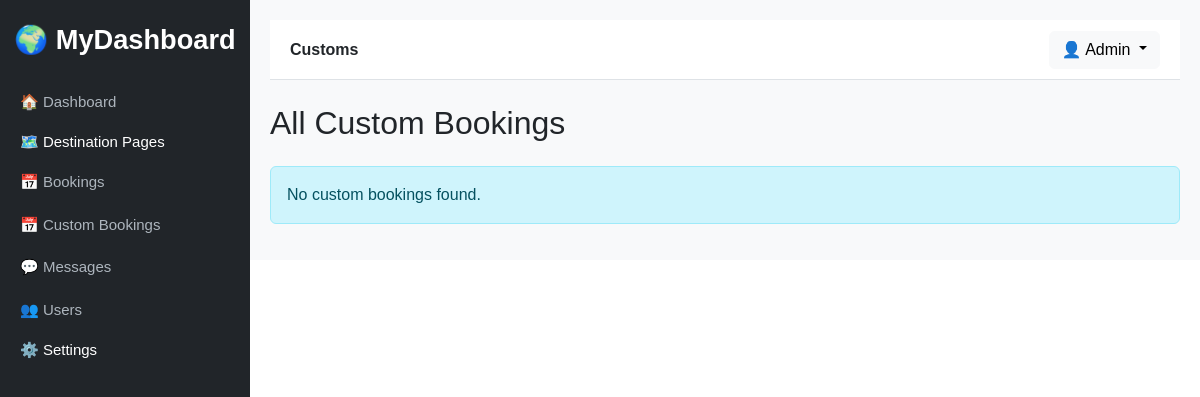
Page /admin/bookings/customs (signed in) on the earlier database version.
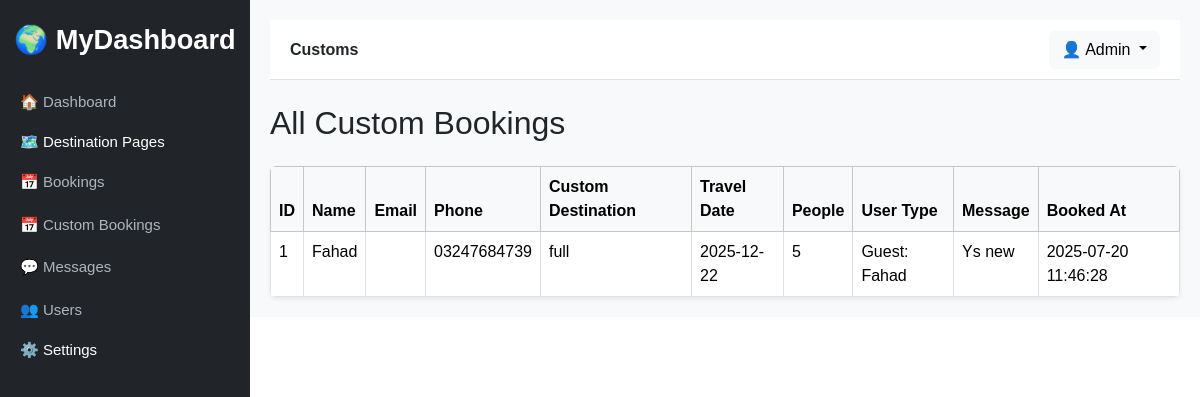
Same page on the later database version.
### tables this page shows
CREATE TABLE IF NOT EXISTS `custom_bookings` (
  `id` int NOT NULL AUTO_INCREMENT,
  `user_id` int DEFAULT NULL,
  `guest_id` int DEFAULT NULL,
  `name` varchar(255) NOT NULL,
  `email` varchar(255) DEFAULT NULL,
  `phone` varchar(20) DEFAULT NULL,
  `custom_destination` varchar(255) NOT NULL,
  `travel_date` date DEFAULT NULL,
  `people` int DEFAULT NULL,
  `message` text,
  `created_at` timestamp NULL DEFAULT CURRENT_TIMESTAMP,
  PRIMARY KEY (`id`),
  KEY `guest_id` (`guest_id`),
  KEY `user_id` (`user_id`)
);

CREATE TABLE IF NOT EXISTS `guest_users` (
  `id` int NOT NULL AUTO_INCREMENT,
  `name` varchar(100) DEFAULT NULL,
  `email` varchar(150) DEFAULT NULL,
  `phone` varchar(20) DEFAULT NULL,
  `created_at` timestamp NULL DEFAULT CURRENT_TIMESTAMP,
  PRIMARY KEY (`id`)
);

### index.php (called while the page is built, shortened)
<?php
$request = strtok($_GET['page'] ?? 'home', '?');
$path = "pages/$request.php";
$layout = 'layouts/main.php';
if (preg_match('/^admin\//', $request)) {
    $layout = 'layouts/admin.php';
} elseif (preg_match('/^user\//', $request)) {
    require_once 'includes/auth_user.php';
    $layout = 'layouts/admin.php';
} elseif (in_array($request, ['login', 'register'])) {
    require_once $path;
    exit;
}
require_once $layout;

### pages/admin/bookings/customs.php (the view)
<?php
require_once 'config/db.php';
$sql = "SELECT cb.*, u.name AS user_name, gu.name AS guest_name
        FROM custom_bookings cb
        LEFT JOIN users u ON cb.user_id = u.id
        LEFT JOIN guest_users gu ON cb.guest_id = gu.id
        ORDER BY cb.id DESC";
$result = $conn->query($sql);
?>
<div class="">
    <h2 class="mb-4">All Custom Bookings</h2>
    <?php if ($result->num_rows > 0): ?>
        <div class="table-responsive bg-white shadow-sm rounded">
            <table class="table table-bordered table-hover mb-0">
                <thead class="table-light">
                    <tr>
                        <th>ID</th>
                        <th>Name</th>
                        <th>Email</th>
                        <th>Phone</th>
                        <th>Custom Destination</th>
                        <th>Travel Date</th>
                        <th>People</th>
                        <th>User Type</th>
                        <th>Message</th>
                        <th>Booked At</th>
                    </tr>
                </thead>
                <tbody>
                    <?php while ($row = $result->fetch_assoc()): ?>
                        <tr>
                            <td><?= $row['id'] ?></td>
                            <td><?= htmlspecialchars($row['name']) ?></td>
                            <td><?= htmlspecialchars($row['email']) ?></td>
                            <td><?= htmlspecialchars($row['phone']) ?></td>
                            <td><?= htmlspecialchars($row['custom_destination']) ?></td>
                            <td><?= $row['travel_date'] ?></td>
                            <td><?= $row['people'] ?></td>
                            <td>
                                <?= $row['user_id'] ? "User: " . htmlspecialchars($row['user_name']) : "Guest: " . htmlspecialchars($row['guest_name']) ?>
                            </td>
                            <td><?= nl2br(htmlspecialchars($row['message'])) ?></td>
                            <td><?= $row['created_at'] ?></td>
                        </tr>
                    <?php endwhile; ?>
                </tbody>
            </table>
        </div>
    <?php else: ?>
        <div class="alert alert-info">No custom bookings found.</div>
    <?php endif; ?>
</div>

Differences in the rows shown:
added custom_bookings: id "1", name "Fahad", phone "03247684739", custom_destination "full", travel_date "2025-12-22", people "5", guest.name "Fahad", message "Ys new", created_at "2025-07-20 11:46:28"
Other differences:
text no longer shown: "No custom bookings found."
text now shown: "ID Name Email Phone Custom Destination Travel Date People User Type Message Booked At"
